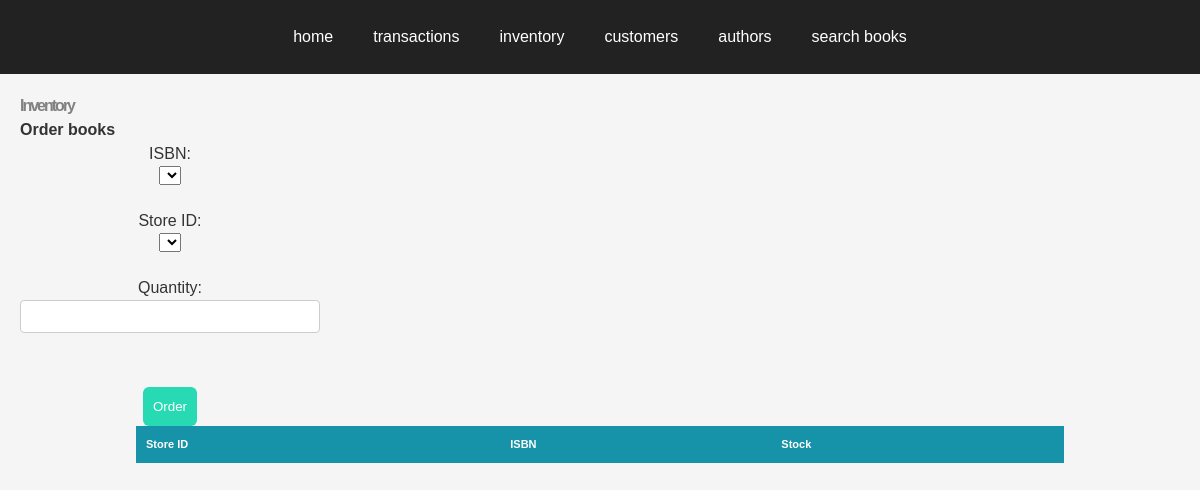
Before: /inventory with the older database file.
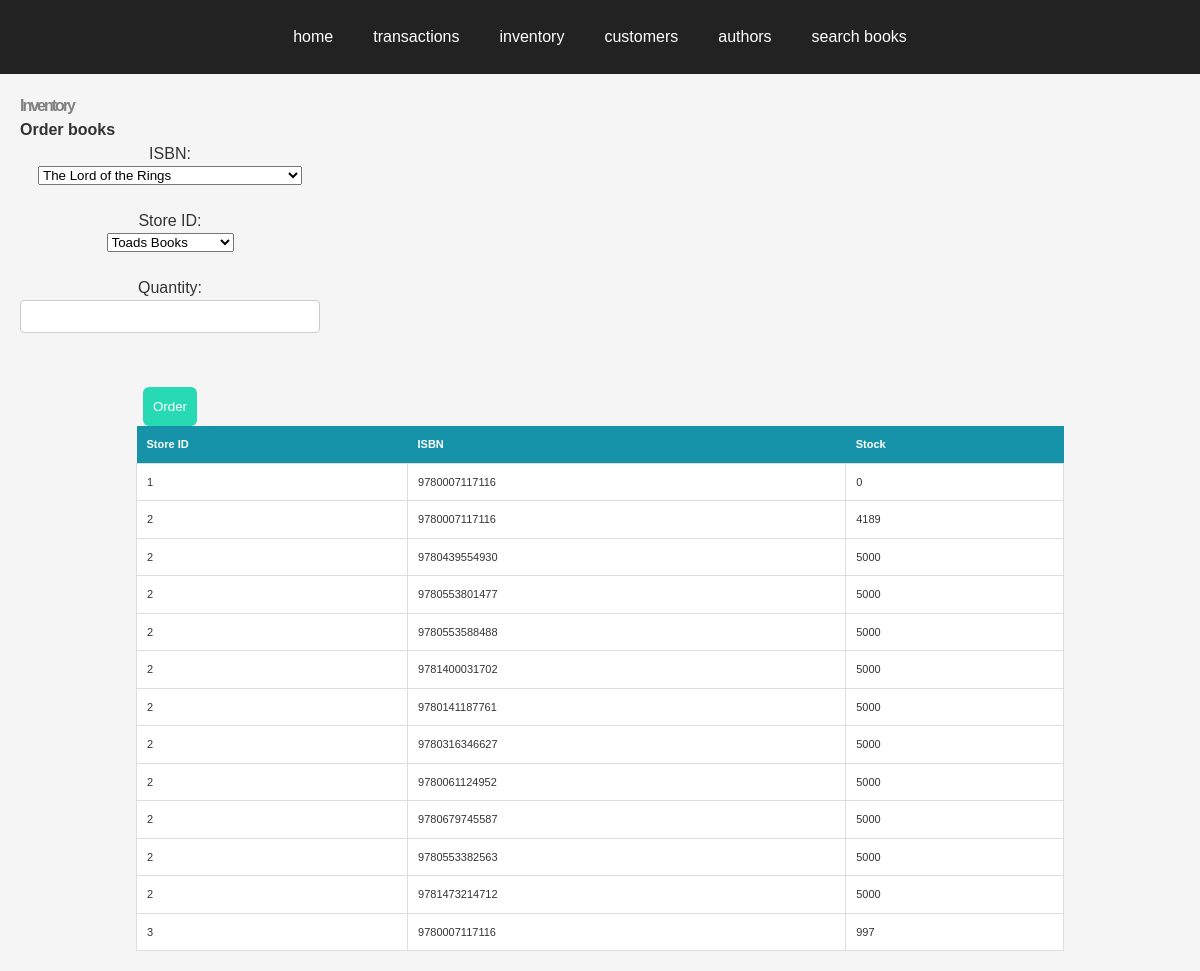
After: the same page with the newer database file.
### models.py (models this page shows)
class Inventory(Base):
    __tablename__ = 'Inventory'
    StoreID = Column(Integer, ForeignKey('Store.id'), primary_key=True)
    isbn13 = Column(String, ForeignKey('Books.isbn13'), primary_key=True)
    stock = Column(Integer)
    store = relationship('Store', back_populates='stock')
    book = relationship('Books', back_populates='inventory')

### app.py (the view)
@app.route('/inventory', methods=['GET', 'POST'])
def inventory():
    if request.method == 'POST':
        selected_isbn = request.form.get('isbn')
        selected_store_id = request.form.get('store_id')
        selected_quantity = request.form.get('quantity')
        store_manager.add_to_inventory(selected_isbn, selected_store_id, int(selected_quantity), verbose=True)
    inventory_table = db.session.query(Inventory).all()
    session = Session()
    all_books = session.query(Books).all()
    books_data = [{'isbn': book.isbn13, 'title': book.title} for book in all_books]
    stores = session.query(Store).all()
    stores_data = [{'id': store.id, 'name': store.store_name} for store in stores]
    session.close()
    return render_template('inventory.html',
                           results=inventory_table,
                           books=books_data,
                           stores=stores_data)

### templates/inventory.html (shortened to what this page needs)
<!DOCTYPE html>
<html>
<head>
    <link rel="stylesheet" type="text/css" href="{{ url_for('static', filename='css/base.css') }}">
</head>
<body>
    {% extends 'base.html' %}
    {% block content %}
    <h1>Inventory</h1>
    <h2>Order books</h2>
    <form action="/inventory" method="post">
        <label for="isbn">ISBN:</label>
        <select id="isbn" name="isbn">
            {% for book in books %}
            <option value="{{ book.isbn }}">{{ book.title }}</option>
            {% endfor %}
        </select><br>
        <label for="store_id">Store ID:</label>
        <select id="store_id" name="store_id">
            {% for store in stores %}
            <option value="{{ store.id }}">{{ store.name }}</option>
            {% endfor %}
        </select><br>
        <label for="quantity">Quantity:</label>
        <input type="text" id="quantity" name="quantity"><br>
        <input type="submit" value="Order">
    </form>
    <table>
        <thead>
            <tr>
                <th>Store ID</th>
                <th>ISBN</th>
                <th>Stock</th>
            </tr>
        </thead>
        <tbody>
            {% for inventory in results %}
            <tr>
                <td>{{ inventory.StoreID }}</td>
                <td>{{ inventory.isbn13 }}</td>
                <td>{{ inventory.stock }}</td>
            </tr>
            {% endfor %}
        </tbody>
    </table>
    {% endblock %}

Changed rows visible on the page:
added Inventory: StoreID "1", isbn13 "9780007117116", stock "0"
added Inventory: StoreID "2", isbn13 "9780007117116", stock "4189"
added Inventory: StoreID "2", isbn13 "9780439554930", stock "5000"
added Inventory: StoreID "2", isbn13 "9780553801477", stock "5000"
added Inventory: StoreID "2", isbn13 "9780553588488", stock "5000"
added Inventory: StoreID "2", isbn13 "9781400031702", stock "5000"
added Inventory: StoreID "2", isbn13 "9780141187761", stock "5000"
added Inventory: StoreID "2", isbn13 "9780316346627", stock "5000"
added Inventory: StoreID "2", isbn13 "9780061124952", stock "5000"
added Inventory: StoreID "2", isbn13 "9780679745587", stock "5000"
added Inventory: StoreID "2", isbn13 "9780553382563", stock "5000"
added Inventory: StoreID "2", isbn13 "9781473214712", stock "5000"
added Inventory: StoreID "3", isbn13 "9780007117116", stock "997"
Other visible differences:
form field isbn: (not shown) → "The Lord of the Rings"
form field store_id: (not shown) → "Toads Books"
